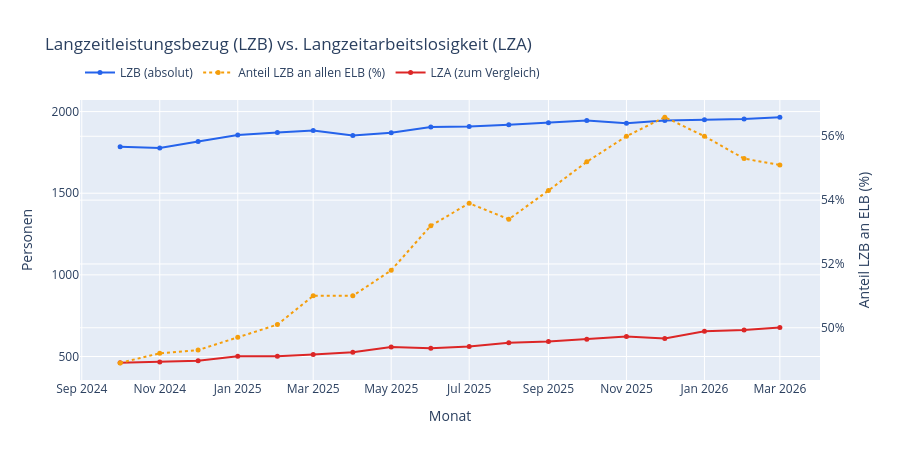

The notebook cell this image was saved under:
### Markdown cell above
## 3. Langzeitleistungsbezug (LZB) im Vergleich zur Langzeitarbeitslosigkeit (LZA)

**Langzeitleistungsbeziehende (LZB)** sind erwerbsfähige Leistungsberechtigte, die in den vergangenen 24 Monaten mindestens 21 Monate leistungsberechtigt waren — ein anderes Konzept als **Langzeitarbeitslose (LZA)**: Bürgergeld kann auch ohne Arbeitslosigkeit bezogen werden (z. B. bei Erwerbstätigkeit mit zu geringem Einkommen, siehe [`06_Erwerbstaetigkeit.ipynb`](06_Erwerbstaetigkeit.ipynb)).

### Code cell
anteil_lzb = (bezugsdauer["LZB"] / bezugsdauer["ELB Insgesamt"] * 100).round(1)

fig = go.Figure()
fig.add_trace(go.Scatter(x=bezugsdauer.index.to_timestamp(), y=bezugsdauer["LZB"], name="LZB (absolut)", mode="lines+markers", line=dict(color="#2563eb"), marker=dict(size=5), yaxis="y1"))
fig.add_trace(go.Scatter(x=bezugsdauer.index.to_timestamp(), y=anteil_lzb, name="Anteil LZB an allen ELB (%)", mode="lines+markers", line=dict(color="#f59e0b", dash="dot"), marker=dict(size=5), yaxis="y2"))
fig.add_trace(go.Scatter(x=bezugsdauer.index.to_timestamp(), y=bezugsdauer["LZA (3.4)"], name="LZA (zum Vergleich)", mode="lines+markers", line=dict(color="#dc2626"), marker=dict(size=5), yaxis="y1"))
fig.update_layout(
    title="Langzeitleistungsbezug (LZB) vs. Langzeitarbeitslosigkeit (LZA)",
    yaxis=dict(title="Personen"),
    yaxis2=dict(title="Anteil LZB an ELB (%)", overlaying="y", side="right", ticksuffix="%"),
    xaxis_title="Monat", hovermode="x unified", legend=dict(orientation="h", y=1.15), height=460,
)
fig

### Figure 1 — Plotly figure (JSON) as saved in the notebook; plotly's stock layout.template omitted (floating-point values rounded to 4 significant figures)
{"data": [{"line": {"color": "#2563eb"}, "marker": {"size": 5}, "mode": "lines+markers", "name": "LZB (absolut)", "type": "scatter", "x": ["2024-10-01T00:00:00", "2024-11-01T00:00:00", "2024-12-01T00:00:00", "2025-01-01T00:00:00", "2025-02-01T00:00:00", "2025-03-01T00:00:00", "2025-04-01T00:00:00", "2025-05-01T00:00:00", "2025-06-01T00:00:00", "2025-07-01T00:00:00", "2025-08-01T00:00:00", "2025-09-01T00:00:00", "2025-10-01T00:00:00", "2025-11-01T00:00:00", "2025-12-01T00:00:00", "2026-01-01T00:00:00", "2026-02-01T00:00:00", "2026-03-01T00:00:00"], "y": [1785, 1777, 1817, 1856, 1872, 1884, 1853, 1870, 1905, 1908, 1919, 1931, 1946, 1928, 1946, 1950, 1955, 1966], "yaxis": "y"}, {"line": {"color": "#f59e0b", "dash": "dot"}, "marker": {"size": 5}, "mode": "lines+markers", "name": "Anteil LZB an allen ELB (%)", "type": "scatter", "x": ["2024-10-01T00:00:00", "2024-11-01T00:00:00", "2024-12-01T00:00:00", "2025-01-01T00:00:00", "2025-02-01T00:00:00", "2025-03-01T00:00:00", "2025-04-01T00:00:00", "2025-05-01T00:00:00", "2025-06-01T00:00:00", "2025-07-01T00:00:00", "2025-08-01T00:00:00", "2025-09-01T00:00:00", "2025-10-01T00:00:00", "2025-11-01T00:00:00", "2025-12-01T00:00:00", "2026-01-01T00:00:00", "2026-02-01T00:00:00", "2026-03-01T00:00:00"], "y": [48.9, 49.2, 49.3, 49.7, 50.1, 51.0, 51.0, 51.8, 53.2, 53.9, 53.4, 54.3, 55.2, 56.0, 56.6, 56.0, 55.3, 55.1], "yaxis": "y2"}, {"line": {"color": "#dc2626"}, "marker": {"size": 5}, "mode": "lines+markers", "name": "LZA (zum Vergleich)", "type": "scatter", "x": ["2024-10-01T00:00:00", "2024-11-01T00:00:00", "2024-12-01T00:00:00", "2025-01-01T00:00:00", "2025-02-01T00:00:00", "2025-03-01T00:00:00", "2025-04-01T00:00:00", "2025-05-01T00:00:00", "2025-06-01T00:00:00", "2025-07-01T00:00:00", "2025-08-01T00:00:00", "2025-09-01T00:00:00", "2025-10-01T00:00:00", "2025-11-01T00:00:00", "2025-12-01T00:00:00", "2026-01-01T00:00:00", "2026-02-01T00:00:00", "2026-03-01T00:00:00"], "y": [461, 467, 474, 502, 502, 513, 526, 558, 551, 561, 585, 592, 606, 623, 610, 655, 662, 677], "yaxis": "y"}], "layout": {"height": 460, "hovermode": "x unified", "legend": {"orientation": "h", "y": 1.15}, "title": {"text": "Langzeitleistungsbezug (LZB) vs. Langzeitarbeitslosigkeit (LZA)"}, "xaxis": {"title": {"text": "Monat"}}, "yaxis": {"title": {"text": "Personen"}}, "yaxis2": {"overlaying": "y", "side": "right", "ticksuffix": "%", "title": {"text": "Anteil LZB an ELB (%)"}}}}
